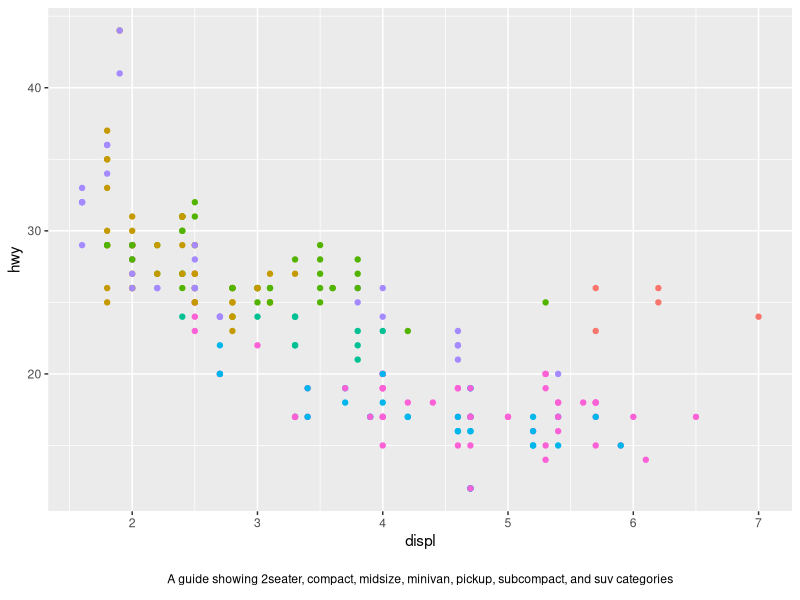

Here is the R script that generated this plot:
# r2py crawler metadata
# package: ggplot2
# source_type: rd_example
# topic: Guide.Rd
# source_file: C:\Users\bened\AppData\Local\R\win-library\4.5\ggplot2\help
# lines: 42

suppressPackageStartupMessages(library(ggplot2))
# Extending the class
GuideDescribe <- ggproto(
  "GuideDescribe", Guide,
  # Fields
  elements  = list(text = "legend.text", margin = "legend.margin"),
  hashables = rlang::exprs(key$.label),

  # Methods
  build_title = function(...) zeroGrob(), # Turn off title

  build_labels = function(key, elements, params) {
    labels <- key$.label
    n <- length(labels)
    labels <- paste0(paste0(labels[-n], collapse = ", "), ", and ", labels[n])
    labels <- paste0("A guide showing ", labels, " categories")
    element_grob(elements$text, label = labels, margin_x = TRUE, margin_y = TRUE)
  },

  measure_grobs = function(grobs, params, elements) {
    # Measuring in centimetres is the convention
    width  <- grid::convertWidth(grid::grobWidth(grobs$labels), "cm", valueOnly = TRUE)
    height <- grid::convertHeight(grid::grobHeight(grobs$labels), "cm", valueOnly = TRUE)
    list(width = unit(width, "cm"), height = unit(height, "cm"))
  },

  assemble_drawing = function(self, grobs, layout, sizes, params, elements) {
    gt <- gtable::as.gtable(grobs$labels, width = sizes$width, height = sizes$height)
    gt <- gtable::gtable_add_padding(gt, elements$margin)
    gt
  }
)

# Building a constructor
guide_describe <- function(position = NULL) {
  new_guide(position = position, super = GuideDescribe)
}

# Use new guide plot
ggplot(mpg, aes(displ, hwy, colour = class)) +
  geom_point() +
  guides(colour = guide_describe("bottom"))
